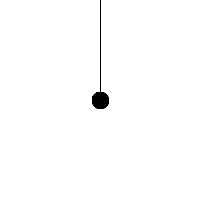
Frame 1 (no input)
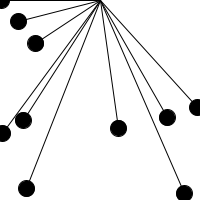
Frame 60 (the mouse pressed at the canvas centre just before this capture)
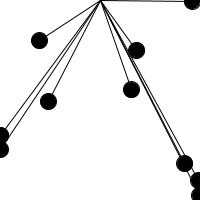
Frame 120 (the mouse held since frame 60 and released just before this capture)

The Processing sketch that drew these frames (run headless with seeded random() and noise(); from frame 60 on, the mouse is pressed at the canvas centre):

// Processing sketch: exercise_13_7
// ── exercise_13_7.pde
float theta = 0;

Oscillator[] oscillators = new Oscillator[10];

void setup() {
  size(200, 200);
  for (int i = 0; i < oscillators.length; i++) {
    oscillators[i] = new Oscillator();
  }
}

void draw() {
  background(255);

  for (int i = 0; i < oscillators.length; i++) {
    oscillators[i].oscillate();
    oscillators[i].display();
  }
}
// ── Oscillator.pde
class Oscillator {
  float xtheta;
  float ytheta;
  float x;
  float y;
  float xrate;
  float yrate;

  Oscillator() {
    xtheta = 0;
    ytheta = 0;
    xrate = random(0.2);
    yrate = random(0.2);
  }

  void oscillate() {
    x = map(sin(xtheta), -1, 1, 0, width);
    y = map(sin(ytheta), -1, 1, 0, height);

    // With each cycle,
    // increment theta
    xtheta += xrate;
    ytheta += yrate;
  }

  void display() {
    fill(0);
    stroke(0);
    line(width/2, 0, x, y);
    ellipse(x, y, 16, 16);
  }
}
